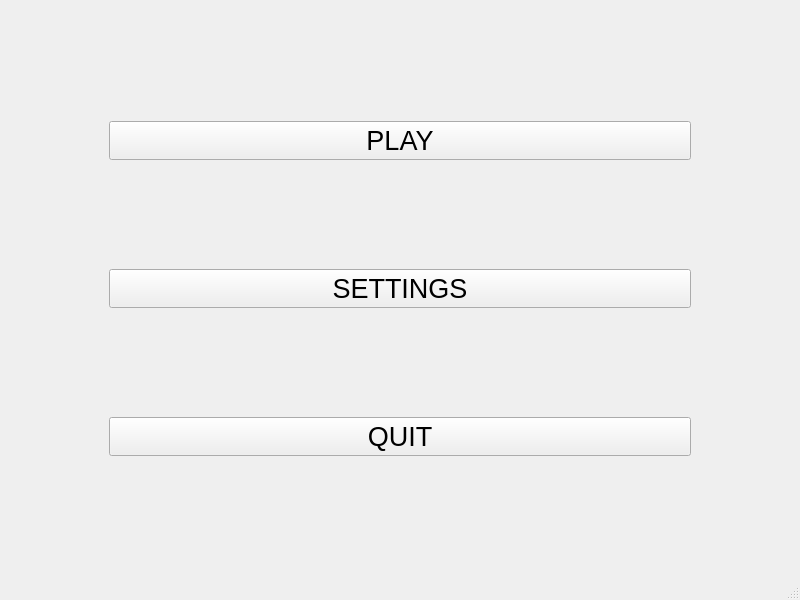
<?xml version="1.0" encoding="UTF-8"?>
<ui version="4.0">
 <class>MainWindow</class>
 <widget class="QMainWindow" name="MainWindow">
  <property name="geometry">
   <rect>
    <x>0</x>
    <y>0</y>
    <width>800</width>
    <height>600</height>
   </rect>
  </property>
  <property name="windowTitle">
   <string>Silent Edge</string>
  </property>
  <widget class="QWidget" name="centralwidget">
   <layout class="QVBoxLayout" name="verticalLayout">
    <item>
     <widget class="QStackedWidget" name="stackedWidget">
      <widget class="QWidget" name="MainMenu">
       <property name="font">
        <font>
         <pointsize>20</pointsize>
        </font>
       </property>
       <layout class="QVBoxLayout" name="verticalLayout_2">
        <property name="spacing">
         <number>6</number>
        </property>
        <property name="leftMargin">
         <number>100</number>
        </property>
        <property name="rightMargin">
         <number>100</number>
        </property>
        <item>
         <widget class="QPushButton" name="pushButtonPlay">
          <property name="text">
           <string>PLAY</string>
          </property>
         </widget>
        </item>
        <item>
         <widget class="QPushButton" name="pushButtonSettings">
          <property name="text">
           <string>SETTINGS</string>
          </property>
         </widget>
        </item>
        <item>
         <widget class="QPushButton" name="pushButtonQuit">
          <property name="text">
           <string>QUIT</string>
          </property>
         </widget>
        </item>
       </layout>
      </widget>
      <widget class="QWidget" name="page_settings">
       <layout class="QVBoxLayout" name="verticalLayout_3"/>
      </widget>
      <widget class="QWidget" name="page_play"/>
     </widget>
    </item>
   </layout>
  </widget>
  <widget class="QMenuBar" name="menubar">
   <property name="geometry">
    <rect>
     <x>0</x>
     <y>0</y>
     <width>800</width>
     <height>22</height>
    </rect>
   </property>
  </widget>
  <widget class="QStatusBar" name="statusbar"/>
 </widget>
 <resources/>
 <connections/>
</ui>
